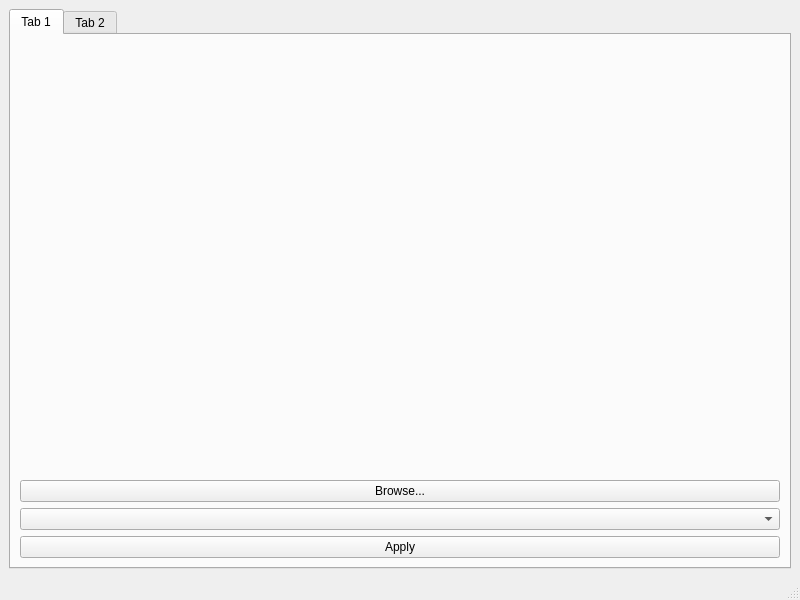
<?xml version="1.0" encoding="UTF-8"?>
<ui version="4.0">
 <class>MainWindow</class>
 <widget class="QMainWindow" name="MainWindow">
  <property name="geometry">
   <rect>
    <x>0</x>
    <y>0</y>
    <width>800</width>
    <height>600</height>
   </rect>
  </property>
  <property name="windowTitle">
   <string>MainWindow</string>
  </property>
  <widget class="QWidget" name="centralwidget">
   <layout class="QVBoxLayout" name="verticalLayout_2">
    <item>
     <widget class="QTabWidget" name="tabWidget">
      <property name="currentIndex">
       <number>0</number>
      </property>
      <widget class="QWidget" name="tab">
       <attribute name="title">
        <string>Tab 1</string>
       </attribute>
       <layout class="QVBoxLayout" name="verticalLayout">
        <item>
         <widget class="QLabel" name="lblImage">
          <property name="text">
           <string/>
          </property>
         </widget>
        </item>
        <item>
         <widget class="QPushButton" name="btnBrowse">
          <property name="text">
           <string>Browse...</string>
          </property>
         </widget>
        </item>
        <item>
         <widget class="QComboBox" name="cmbFilters"/>
        </item>
        <item>
         <widget class="QPushButton" name="btnApplyFilter">
          <property name="text">
           <string>Apply</string>
          </property>
         </widget>
        </item>
       </layout>
      </widget>
      <widget class="QWidget" name="tab_2">
       <attribute name="title">
        <string>Tab 2</string>
       </attribute>
       <layout class="QVBoxLayout" name="verticalLayout_3">
        <item>
         <widget class="QLabel" name="lblVideoDisplay">
          <property name="text">
           <string/>
          </property>
         </widget>
        </item>
        <item>
         <widget class="QPushButton" name="btnBrowseVideo">
          <property name="text">
           <string>Browse...</string>
          </property>
         </widget>
        </item>
        <item>
         <widget class="QPushButton" name="btnStartCamera">
          <property name="text">
           <string>Start Camera</string>
          </property>
         </widget>
        </item>
        <item>
         <widget class="QPushButton" name="btnStopCamera">
          <property name="text">
           <string>Stop Camera</string>
          </property>
         </widget>
        </item>
        <item>
         <widget class="QPushButton" name="btnStartDetection">
          <property name="text">
           <string>Optical Flow</string>
          </property>
         </widget>
        </item>
        <item>
         <widget class="QPushButton" name="btnObjectDetect">
          <property name="text">
           <string>Object Detection</string>
          </property>
         </widget>
        </item>
       </layout>
      </widget>
     </widget>
    </item>
   </layout>
  </widget>
  <widget class="QMenuBar" name="menubar">
   <property name="geometry">
    <rect>
     <x>0</x>
     <y>0</y>
     <width>800</width>
     <height>21</height>
    </rect>
   </property>
  </widget>
  <widget class="QStatusBar" name="statusbar"/>
 </widget>
 <resources/>
 <connections/>
</ui>
